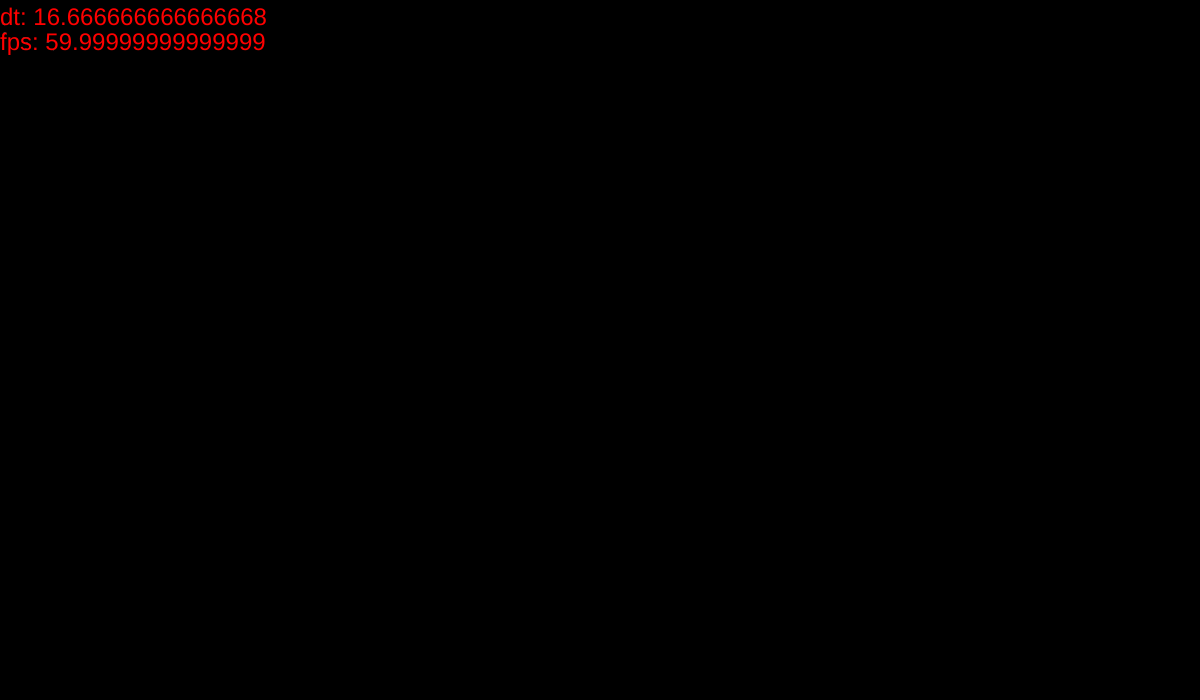
Frame 1 (no input)
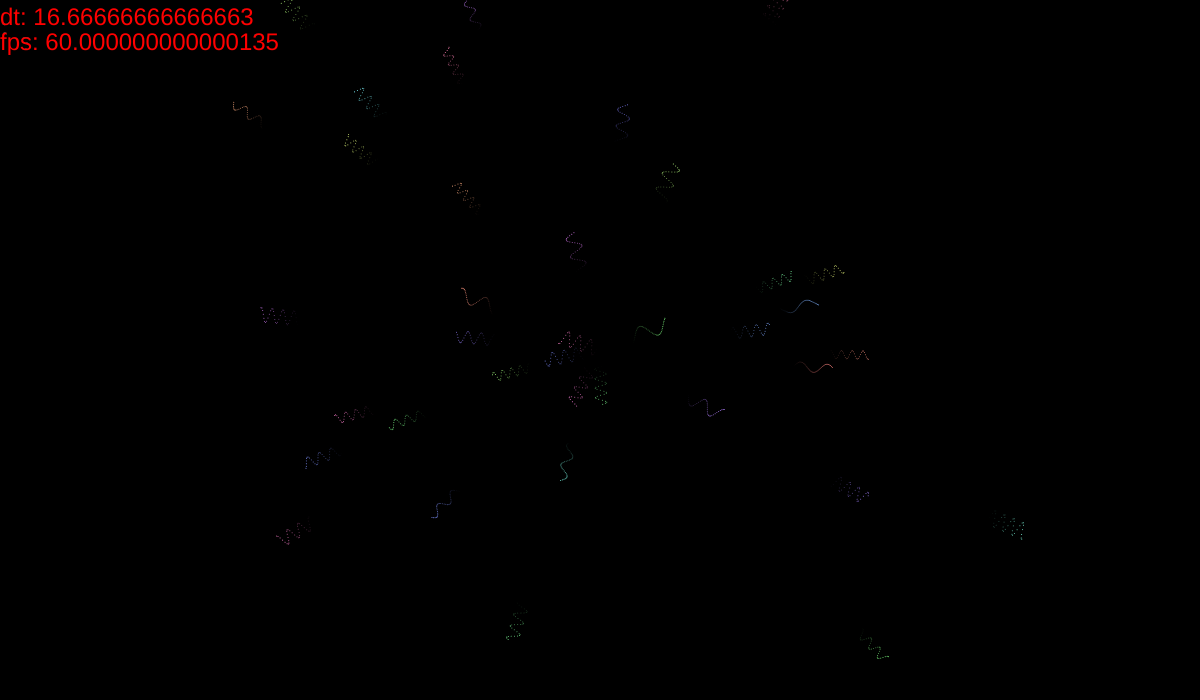
Frame 60 (no input)
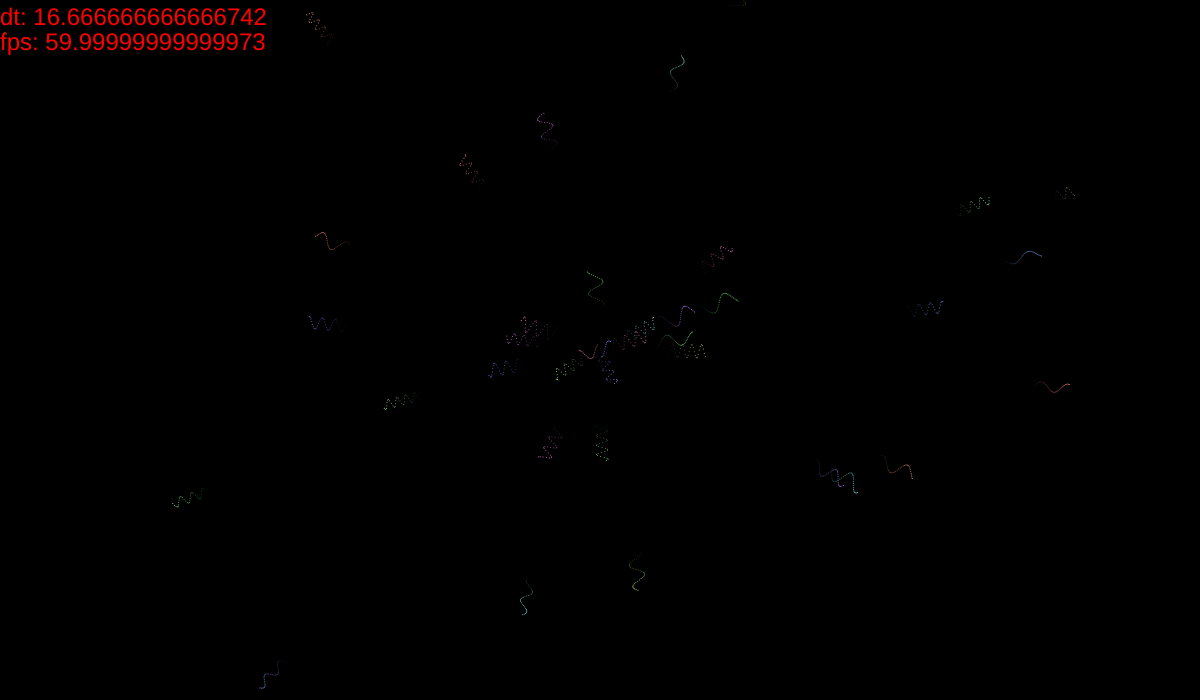
Frame 120 (the mouse pressed at the canvas centre since frame 60)

The p5.js sketch that drew these frames (run headless with seeded random() and noise() and a simulated clock; from frame 60 on, the mouse is pressed at the canvas centre):

// p5.js sketch
// ── sketch.js
class Wave {
  constructor() {
    this.px = 0;
    this.a = random(0, 359);
    this.speed = random(0.5, 8.0);
    this.amp = random(4.0, 8.0);
    this.freq = random(10.0, 40.0);
    this.visible = true;
    this.color = color(random(0,255), 255, 192);
  }
  draw() {
    if (!this.visible) {
      return;
    }
    push();
    rotate(radians(this.a));
    for (let i=0; i<40; i++) {
      let x = i + this.px -40;
      if (x < 0) {
        continue;
      }
      if (x*1.0 > 500) {
        continue;
      }
      let y = cos(radians(x*this.freq)) * this.amp;
      this.color.setAlpha(i/40*255);
      stroke(this.color);
      point(x*1.0, y);
    }
    pop();
  }
  evolve() {
    this.px += this.speed;
    if (this.px*1.0 > 550) {
      this.visible = false;
    }
  }
  respawn() {
    this.px = 0;
    this.a = random(0, 359);
    this.speed = random(0.5, 8.0);
    this.amp = random(4.0, 8.0);
    this.freq = random(10.0, 40.0);
    this.visible = true;
    this.color.v1 = random(0,255);
  }
}

let waves = [];

function preload() {
}
function setup() {
  createCanvas(windowWidth, windowHeight*0.7);
  stroke(255);
  background(0);
  colorMode(HSL, 255);
  for (let i=0; i<40; i++) {
    waves.push(new Wave());
  }
  colorMode(RGB);
}

function draw() {
  background(0);
  translate(width/2, height/2);

  for (let wave of waves) {
    wave.draw();
    wave.evolve();
    if (!wave.visible) {
      wave.respawn();
    }
  }

  resetMatrix();
  Debug();
}

function Debug() {
  push();
  fill('red');
  strokeWeight(0);
  textSize(24);
  text("dt: " + deltaTime, 0, 25);
  text("fps: " + frameRate(), 0, 50);
  pop();
}
